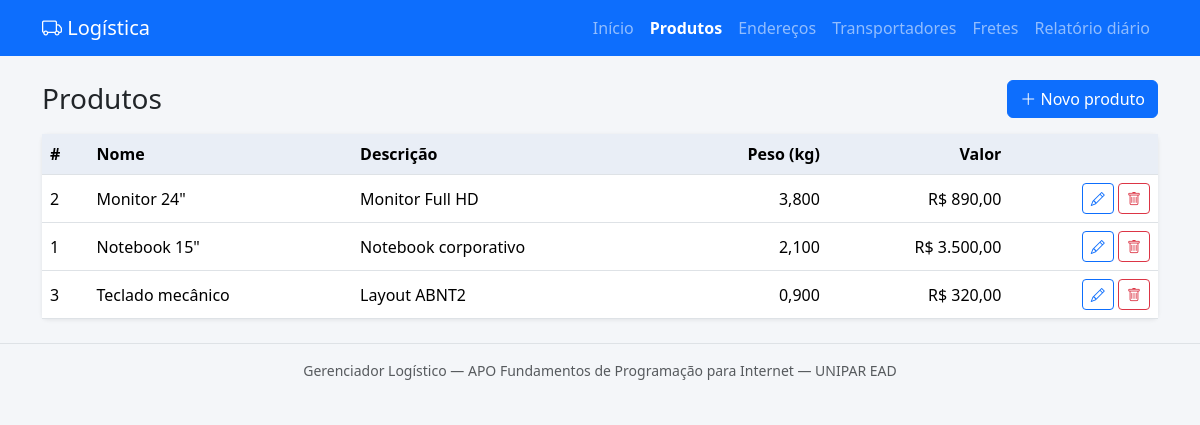
The app's page /produtos/index.php with its own data.
### tables this page shows
CREATE TABLE IF NOT EXISTS produtos (
    id INT AUTO_INCREMENT PRIMARY KEY,
    nome VARCHAR(120) NOT NULL,
    descricao VARCHAR(255) NULL,
    peso_kg DECIMAL(10,3) NOT NULL DEFAULT 0,
    valor DECIMAL(12,2) NOT NULL DEFAULT 0
);

### includes/helpers.php (called while the page is built, shortened)
<?php
require_once __DIR__ . '/db.php';
function base_url(): string
{
    $raiz = str_replace('\\', '/', realpath($_SERVER['DOCUMENT_ROOT'] ?? '') ?: '');
    $app  = str_replace('\\', '/', realpath(__DIR__ . '/..'));
    return rtrim(str_replace($raiz, '', $app), '/');
}
function e($valor): string
{
    return htmlspecialchars((string)$valor, ENT_QUOTES, 'UTF-8');
}
function moeda($valor): string
{
    return 'R$ ' . number_format((float)$valor, 2, ',', '.');
}

### includes/db.php (called while the page is built, shortened)
<?php
function db(): PDO
{
    static $pdo = null;
    $cfg = require __DIR__ . '/../config/config.php';
    $opcoes = [
        PDO::ATTR_ERRMODE => PDO::ERRMODE_EXCEPTION,
        PDO::ATTR_DEFAULT_FETCH_MODE => PDO::FETCH_ASSOC,
    ];
    try {
        if ($cfg['driver'] === 'sqlite') {
            $pdo = new PDO('sqlite:' . $cfg['sqlite_arquivo'], null, null, $opcoes);
            $pdo->exec('PRAGMA foreign_keys = ON');
        } else {
            $dsn = "mysql:host={$cfg['host']};port={$cfg['porta']};dbname={$cfg['banco']};charset=utf8mb4";
            $pdo = new PDO($dsn, $cfg['usuario'], $cfg['senha'], $opcoes);
        }
    } catch (PDOException $e) {
        http_response_code(500);
        exit('<h3>Não foi possível conectar ao banco.</h3>'
            . '<p>Inicie o MySQL no XAMPP e acesse <a href="instalar.php">instalar.php</a> '
            . 'para criar o banco e as tabelas.</p>');
    }
    return $pdo;
}
function consulta(string $sql, array $params = []): PDOStatement
{
    $st = db()->prepare($sql);
    $st->execute($params);
    return $st;
}

### produtos/index.php (the view, shortened to what this page needs)
<?php
$pagina = 'produtos';
require __DIR__ . '/../includes/header.php';
$produtos = consulta('SELECT * FROM produtos ORDER BY nome')->fetchAll();
?>
<div class="d-flex justify-content-between align-items-center mb-3">
    <h1 class="h3 mb-0">Produtos</h1>
    <a class="btn btn-primary" href="form.php"><i class="bi bi-plus-lg"></i> Novo produto</a>
</div>
<div class="card"><div class="table-responsive">
<table class="table table-hover align-middle mb-0">
    <thead><tr><th>#</th><th>Nome</th><th>Descrição</th><th class="text-end">Peso (kg)</th><th class="text-end">Valor</th><th></th></tr></thead>
    <tbody>
    <?php foreach ($produtos as $p): ?>
        <tr>
            <td><?= $p['id'] ?></td>
            <td><?= e($p['nome']) ?></td>
            <td><?= e($p['descricao']) ?></td>
            <td class="text-end"><?= number_format($p['peso_kg'], 3, ',', '.') ?></td>
            <td class="text-end"><?= moeda($p['valor']) ?></td>
            <td class="text-end text-nowrap">
                <a class="btn btn-sm btn-outline-primary" href="form.php?id=<?= $p['id'] ?>"><i class="bi bi-pencil"></i></a>
                <form class="d-inline" method="post" action="excluir.php" onsubmit="return confirm('Excluir este produto?')">
                    <button class="btn btn-sm btn-outline-danger"><i class="bi bi-trash"></i></button>
                </form>
            </td>
        </tr>
    <?php endforeach; ?>
    </tbody>
</table></div></div>
<?php require __DIR__ . '/../includes/footer.php'; ?>

### includes/header.php (shortened to what this page needs)
<?php
require_once __DIR__ . '/helpers.php';
$base = base_url();
$menu = [
    'inicio'          => ['Início', '/index.php'],
    'produtos'        => ['Produtos', '/produtos/index.php'],
    'enderecos'       => ['Endereços', '/enderecos/index.php'],
    'transportadores' => ['Transportadores', '/transportadores/index.php'],
    'fretes'          => ['Fretes', '/fretes/index.php'],
    'relatorios'      => ['Relatório diário', '/relatorios/index.php'],
];
?>
<!DOCTYPE html>
<html lang="pt-br">
<head>
    <link href="<?= $base ?>/assets/vendor/bootstrap/bootstrap.min.css" rel="stylesheet">
    <link href="<?= $base ?>/assets/vendor/bootstrap-icons/bootstrap-icons.min.css" rel="stylesheet">
    <link href="<?= $base ?>/assets/css/style.css" rel="stylesheet">
</head>
<body>
<nav class="navbar navbar-expand-lg navbar-dark bg-primary">
    <div class="container">
        <a class="navbar-brand" href="<?= $base ?>/index.php"><i class="bi bi-truck"></i> Logística</a>
        <div class="collapse navbar-collapse" id="menuPrincipal">
            <ul class="navbar-nav ms-auto">
                <?php foreach ($menu as $chave => [$rotulo, $url]): ?>
                    <li class="nav-item">
                        <a class="nav-link <?= ($pagina ?? '') === $chave ? 'active fw-bold' : '' ?>"
                           href="<?= $base . $url ?>"><?= $rotulo ?></a>
                    </li>
                <?php endforeach; ?>
            </ul>
        </div>
    </div>
</nav>
<main class="container py-4">

### includes/footer.php (shortened to what this page needs)
</main>
<footer class="text-center text-muted small py-3 border-top">
    Gerenciador Logístico &mdash; APO Fundamentos de Programação para Internet &mdash; UNIPAR EAD
</footer>
</body>
</html>

### assets/css/style.css (style rules this page uses)
body { background: #f4f6f9; }
.card { border: 0; box-shadow: 0 1px 4px rgba(0, 0, 0, .08); }
.table thead th { background: #e9eef6; white-space: nowrap; }

### records on screen
produtos: id "2", nome "Monitor 24\"", descricao "Monitor Full HD", peso_kg "3,800", valor "R$ 890,00"
produtos: id "1", nome "Notebook 15\"", descricao "Notebook corporativo", peso_kg "2,100", valor "R$ 3.500,00"
produtos: id "3", nome "Teclado mecânico", descricao "Layout ABNT2", peso_kg "0,900", valor "R$ 320,00"

### other values on screen
$rotulo "Início"
$rotulo "Produtos"
$rotulo "Endereços"
$rotulo "Transportadores"
$rotulo "Fretes"
$rotulo "Relatório diário"
